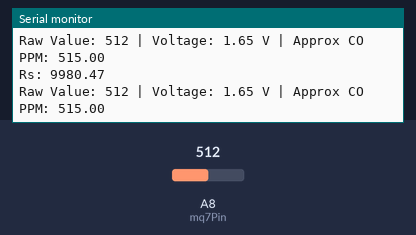
A sketch run on a simulated Teensy 4. Parts: the last lines printed to the serial monitor. The inputs (shaded band) are chosen by the test bench; at power-on: A8 (mq7Pin) = 512.

Above: at 1.2 s.
1.3 s: A8 (mq7Pin) set to 0
At 2.7 s:
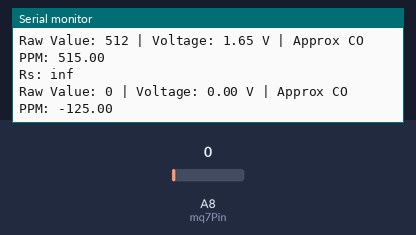
4.3 s: A8 (mq7Pin) set to 122
At 5.8 s:
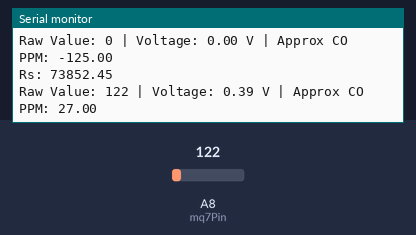
Timing chart, 0 to 7.3 s (numbered marks = the images above; inputs shaded):
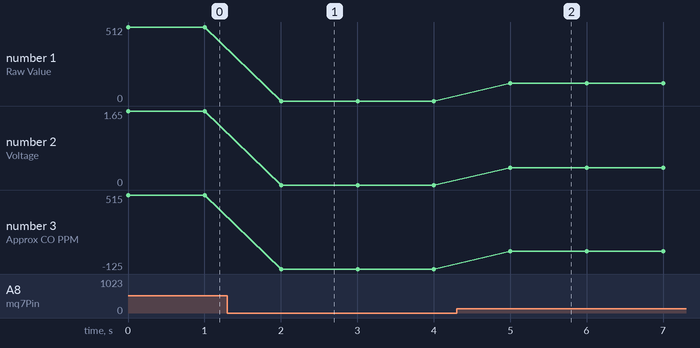

The sketch:

MQ-7.ino
```cpp
// MQ-7 with Teensy - Basic Analog Read Example on Pin A8 (Digital 22)

const int mq7Pin = A8; // Analog pin A8 = Digital pin 22 on Teensy
int rawValue = 0;


void setup() {
  Serial.begin(9600);
  while (!Serial); // Wait for Serial Monitor
  Serial.println("MQ-7 Sensor Test on Teensy (Pin 22 / A8)");
}

void loop() {
  rawValue = analogRead(mq7Pin); // Read analog value
  float voltage = rawValue * (3.3 / 1023.0); // Convert to voltage (Teensy 3.3V reference)

  // Dummy ppm mapping (for demonstration only)
  float ppm = map(rawValue, 100, 900, 0, 1000); // MQ-7 is sensitive to 20–1000ppm CO


  // Calibraion tests
  float RL = 10000.0; // Ohms (check your module)
  float adcValue = analogRead(mq7Pin);
  float Vout = adcValue * (3.3 / 1023.0); // Teensy 3.3V ADC
  float Rs = ((3.3 - Vout) / Vout) * RL;

  Serial.print("Rs: ");
  Serial.println(Rs);

  Serial.print("Raw Value: ");
  Serial.print(rawValue);
  Serial.print(" | Voltage: ");
  Serial.print(voltage, 2);
  Serial.print(" V | Approx CO PPM: ");
  Serial.println(ppm);

  delay(1000);
}
```

Measured:
- after the input at 1.3 s, the serial monitor: prints a new line after 0.70 s (image 1)
- after the input at 4.3 s, the serial monitor: prints a new line after 0.70 s (image 2)
- plotted number 1: 512 → 0 after the input at 1.3 s, 0 → 122 after the input at 4.3 s
- plotted number 2: 1.65 → 0 after the input at 1.3 s, 0 → 0.39 after the input at 4.3 s
- plotted number 3: 515 → -125 after the input at 1.3 s, -125 → 27 after the input at 4.3 s
